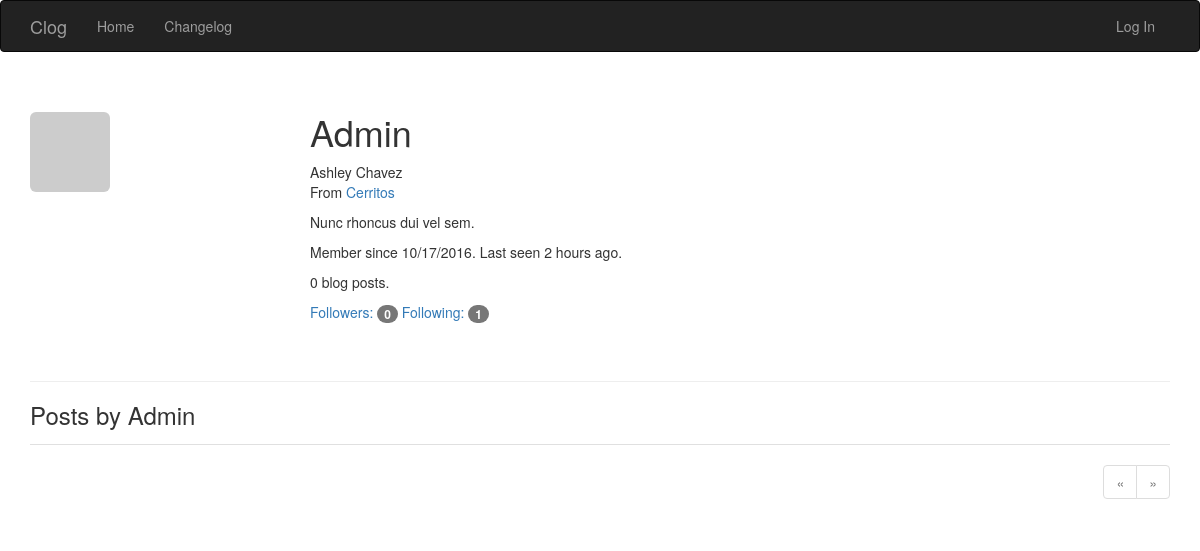
Before: /user/Admin with the older database file.
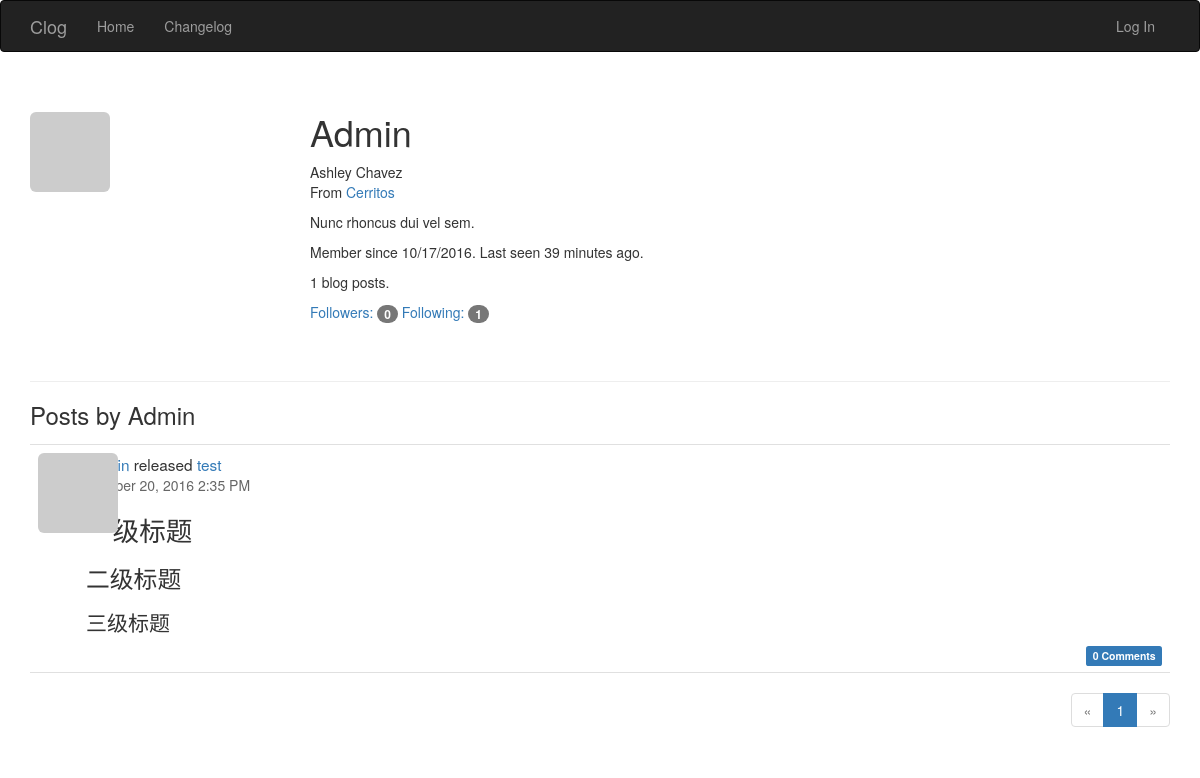
After: the same page with the newer database file.
### app/models.py (models this page shows, shortened)
class User(UserMixin, db.Model):
    __tablename__ = 'users'
    id = db.Column(db.Integer, primary_key=True)
    username = db.Column(db.String(64), unique=True, index=True)
    email = db.Column(db.String(64), unique=True, index=True)
    role_id = db.Column(db.Integer, db.ForeignKey('roles.id'))
    password_hash = db.Column(db.String(128))
    confirmed = db.Column(db.Boolean, default=False)
    avatar_hash = db.Column(db.String(32))
    name = db.Column(db.String(64))
    location = db.Column(db.String(64))
    about_me = db.Column(db.Text)
    member_since = db.Column(db.DateTime(), default=datetime.utcnow)
    last_seen = db.Column(db.DateTime(), default=datetime.utcnow)
    posts = db.relationship('Post', backref='author', lazy='dynamic')
    followed = db.relationship('Follow',
                               foreign_keys=[Follow.follower_id],
                               backref=db.backref('follower', lazy='joined'),
                               lazy='dynamic',
                               cascade='all, delete-orphan')
    followers = db.relationship('Follow',
                                foreign_keys=[Follow.followed_id],
                                backref=db.backref('followed', lazy='joined'),
                                lazy='dynamic',
                                cascade='all, delete-orphan')
    comments = db.relationship('Comment', backref='author', lazy='dynamic')
    @property
    def password(self):
        raise AttributeError('password is not a readable attribute')
    def gravatar(self, size=100, default='identicon', rating='g'):
        if request.is_secure:
            url = 'https://secure.gravatar.com/avatar'
        else:
            url = 'https://www.gravatar.com/avatar'
        hash = self.avatar_hash or hashlib.md5(
            self.email.encode('utf-8')).hexdigest()
        return '{url}/{hash}?s={size}&d={default}&r={rating}'.format(
            url=url, hash=hash, size=size, default=default, rating=rating)

class Post(db.Model):
    __tablename__ = 'posts'
    id = db.Column(db.Integer, primary_key=True)
    title = db.Column(db.Text)
    body = db.Column(db.Text)
    timestamp = db.Column(db.DateTime, index=True, default=datetime.utcnow)
    author_id = db.Column(db.Integer, db.ForeignKey('users.id'))
    body_html = db.Column(db.Text)
    comments = db.relationship('Comment', backref='post', lazy='dynamic')

### app/main/views.py (the view)
@main.route('/user/<username>')
def user(username):
    user = User.query.filter_by(username=username).first()
    if user is None:
        abort(404)
    page = request.args.get('page', 1, type=int)
    pagination = user.posts.order_by(Post.timestamp.desc()).paginate(
        page, per_page=current_app.config['FLASKY_POSTS_PER_PAGE'],
        error_out=False)
    posts = pagination.items
    return render_template('user.html', user=user, posts=posts,
                           pagination=pagination)

### app/auth/views.py (called while the page is built)
@auth.before_app_request
def before_request():
    if current_user.is_authenticated:
        current_user.ping()
        if not current_user.confirmed \
                and request.endpoint[:5] != 'auth.' \
                and request.endpoint != 'static':
            return redirect(url_for('auth.unconfirmed'))

### app/main/__init__.py (called while the page is built)
@main.app_context_processor
def inject_permissions():
    return dict(Permission=Permission)

### app/models.py (called while the page is built)
    def can(self, permissions):
        return False

    def is_administrator(self):
        return False

### app/templates/user.html (shortened to what this page needs)
{% extends "base.html" %}
{% import "_macros.html" as macros %}
{% block page_content %}
<div class="page-header">
    <img class="img-rounded profile-thumbnail" src="{{ user.gravatar(size=256) }}">
    <div class="profile-header">
        <h1>{{ user.username }}</h1>
        {% if user.name or user.location %}
        <p>
            {% if user.name %}{{ user.name }}<br>{% endif %}
            {% if user.location %}
                From <a href="http://maps.google.com/?q={{ user.location }}">{{ user.location }}</a><br>
            {% endif %}
        </p>
        {% endif %}
        {% if user.about_me %}<p>{{ user.about_me }}</p>{% endif %}
        <p>Member since {{ moment(user.member_since).format('L') }}. Last seen {{ moment(user.last_seen).fromNow() }}.</p>
        <p>{{ user.posts.count() }} blog posts.</p>
        <p>
            <a href="{{ url_for('.followers', username=user.username) }}">Followers: <span class="badge">{{ user.followers.count() - 1 }}</span></a>
            <a href="{{ url_for('.followed_by', username=user.username) }}">Following: <span class="badge">{{ user.followed.count() - 1 }}</span></a>
        </p>
    </div>
</div>
<h3>Posts by {{ user.username }}</h3>
{% include '_posts.html' %}
{% if pagination %}
<div class="pagination">
    {{ macros.pagination_widget(pagination, '.user', username=user.username) }}
</div>
{% endif %}
{% endblock %}

### app/templates/base.html (shortened to what this page needs)
{% extends "bootstrap/base.html" %}
{% block head %}
{{ super() }}
<link rel="stylesheet" type="text/css" href="{{ url_for('static', filename='styles.css') }}">
{% endblock %}
{% block navbar %}
<div class="navbar navbar-inverse" role="navigation">
    <div class="container">
        <div class="navbar-header">
            <a class="navbar-brand" href="{{ url_for('main.index') }}">Clog</a>
        </div>
        <div class="navbar-collapse collapse">
            <ul class="nav navbar-nav">
                <li><a href="{{ url_for('main.index') }}">Home</a></li>
                <li><a href="{{ url_for('main.changelog') }}">Changelog</a></li>
            </ul>
            <ul class="nav navbar-nav navbar-right">
                {% if current_user.is_authenticated %}
                <li class="dropdown">
                    <a href="#" class="dropdown-toggle" data-toggle="dropdown">
                        <img src="{{ current_user.gravatar(size=18) }}">
                        Account <b class="caret"></b>
                    </a>
                    <ul class="dropdown-menu">
                        <li><a href="{{ url_for('auth.change_password') }}">Change Password</a></li>
                        <li><a href="{{ url_for('auth.change_email_request') }}">Change Email</a></li>
                        <li><a href="{{ url_for('auth.logout') }}">Log Out</a></li>
                    </ul>
                </li>
                {% else %}
                <li><a href="{{ url_for('auth.login') }}">Log In</a></li>
                {% endif %}
            </ul>
        </div>
    </div>
</div>
{% endblock %}
{% block content %}
<div class="container">
    {% block page_content %}{% endblock %}
</div>
{% endblock %}

### app/templates/_macros.html
{% macro pagination_widget(pagination, endpoint) %}
<ul class="pagination">
    <li{% if not pagination.has_prev %} class="disabled"{% endif %}>
        <a href="{% if pagination.has_prev %}{{ url_for(endpoint, page=pagination.prev_num, **kwargs) }}{% else %}#{% endif %}">
            &laquo;
        </a>
    </li>
    {% for p in pagination.iter_pages() %}
        {% if p %}
            {% if p == pagination.page %}
            <li class="active">
                <a href="{{ url_for(endpoint, page=p, **kwargs) }}">{{ p }}</a>
            </li>
            {% else %}
            <li>
                <a href="{{ url_for(endpoint, page=p, **kwargs) }}">{{ p }}</a>
            </li>
            {% endif %}
        {% else %}
        <li class="disabled"><a href="#">&hellip;</a></li>
        {% endif %}
    {% endfor %}
    <li{% if not pagination.has_next %} class="disabled"{% endif %}>
        <a href="{% if pagination.has_next %}{{ url_for(endpoint, page=pagination.next_num, **kwargs) }}{% else %}#{% endif %}">
            &raquo;
        </a>
    </li>
</ul>
{% endmacro %}

### app/templates/_posts.html (shortened to what this page needs)
<ul class="posts">
    {% for post in posts %}
    <li class="post">
        <div class="post-thumbnail">
            <a href="{{ url_for('.user', username=post.author.username) }}">
                <img class="img-rounded profile-thumbnail" src="{{ post.author.gravatar(size=40) }}">
            </a>
        </div>
        <div class="post-content">
            <div class="post-author">
                <a href="{{ url_for('.user', username=post.author.username) }}">{{ post.author.username }}</a>
                released
                <a href="{{ url_for('.post', id=post.id) }}">{{ post.title }}</a>
            </div>
            <div class="post-date">{{ moment(post.timestamp).format('LLL') }}</div>
            <div class="post-body">
                {% if post.body_html %}
                    {{ post.body_html | safe }}
                {% else %}
                    {{ post.body }}
                {% endif %}
            </div>
            <div class="post-footer">
                <a href="{{ url_for('.post', id=post.id) }}#comments">
                    <span class="label label-primary">{{ post.comments.count() }} Comments</span>
                </a>
            </div>
        </div>
    </li>
    {% endfor %}
</ul>

### app/static/styles.css (style rules this page uses)
.profile-thumbnail { position: absolute; }
.profile-header { min-height: 260px; margin-left: 280px; }
ul.posts { list-style-type: none; padding: 0px; margin: 16px 0px 0px 0px; border-top: 1px solid #e0e0e0; }
ul.posts li.post { padding: 8px; border-bottom: 1px solid #e0e0e0; }
div.post-date { color: #666666; }
div.post-author { font-size: 110%; }
div.post-body { max-height: 300px; overflow-y: auto; }
div.post-thumbnail { position: absolute; }
div.post-content { margin-left: 48px; min-height: 48px; }
div.post-footer { text-align: right; }
div.pagination { width: 100%; text-align: right; padding: 0px; margin: 0px; }
.post-body h1 { font-size: 190%; }
.post-body h2 { font-size: 170%; }
.post-body h3 { font-size: 150%; }

Changed rows visible on the page:
changed User "Admin": last_seen "2 hours ago" → "39 minutes ago"
added Post: title "test", timestamp "October 20, 2016 2:35 PM", body_html "一级标题 二级标题 三级标题", comments.count "0"
Other visible differences:
{{ user.posts.count() }}: "0" → "1"
new list line: "1"
